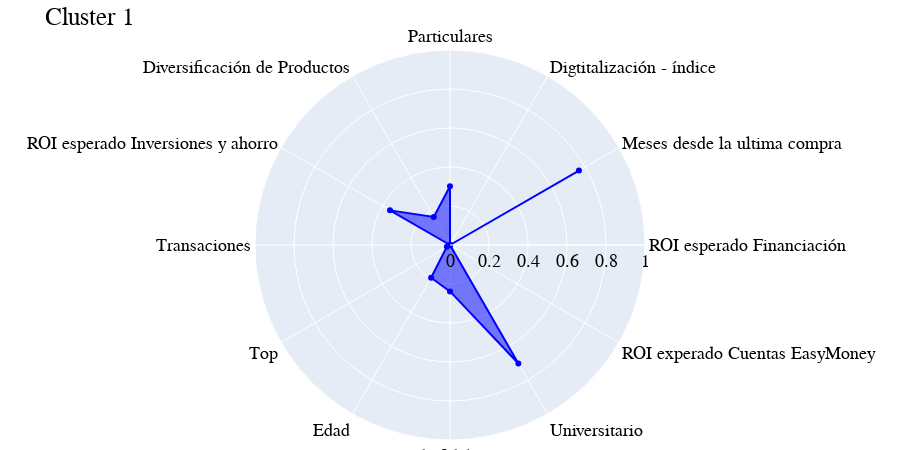

Write notebook code for a chart like this one.
### Code cell
generar_grafico_radar(df_normalized_T.index, df_normalized_T[df_normalized_T.columns[1]],"Cluster 1","blue")

### Figure 1 — Plotly figure (JSON) as saved in the notebook; plotly's stock layout.template omitted (floating-point values rounded to 4 significant figures)
{"data": [{"fill": "toself", "line": {"color": "blue"}, "r": [0, 0.7636, 0, 0.3009, 0.1662, 0.3552, 0, 0.01857, 0.1938, 0.2381, 0.7015, 0], "theta": ["ROI esperado Financiación", "Meses desde la ultima compra", "Digtitalización - índice", "Particulares", "Diversificación de Productos", "ROI esperado Inversiones y ahorro", "Transaciones", "Top", "Edad", "GAP de fidelización", "Universitario", "ROI experado Cuentas EasyMoney"], "type": "scatterpolar"}], "layout": {"font": {"color": "black", "family": "Arial, sans-serif", "size": 18}, "height": 450, "margin": {"b": 10, "l": 30, "r": 30, "t": 50}, "polar": {"angularaxis": {"rotation": 0}, "radialaxis": {"range": [0, 1], "visible": true}}, "showlegend": false, "title": {"text": "Cluster 1"}, "width": 900}}
